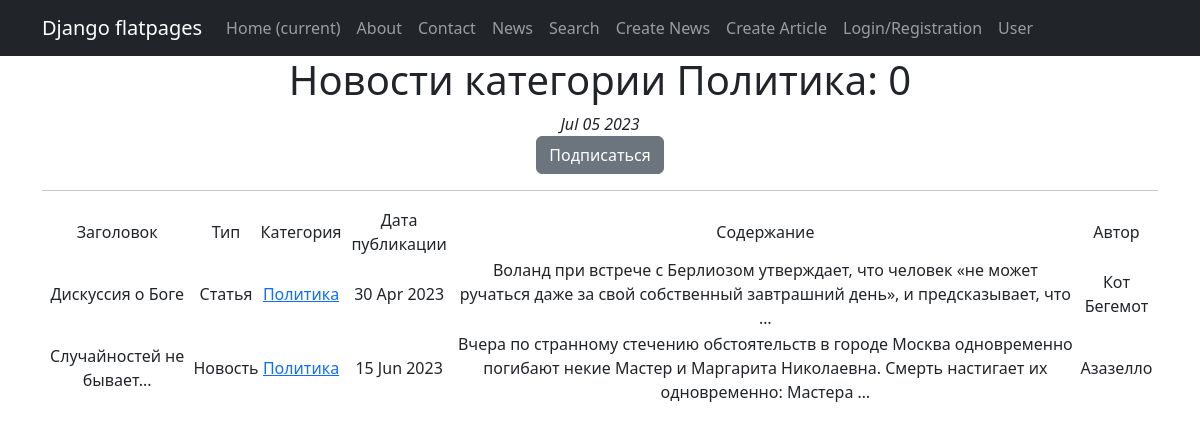
Screenshot of /categories/1 with the database file from the repository.
### news/models.py (models this page shows, shortened)
class Category(models.Model):
    category_name = models.CharField(max_length=255, unique=True)
    subscribers = models.ManyToManyField(User, related_name='categories')
    def __str__(self):
        return self.category_name

class Post(models.Model):
    article = 'AR'
    news = 'NW'
    POST_TYPE = [
        (article, 'Статья'),
        (news, 'Новость')
    ]
    post_type = models.CharField(max_length=2,
                                 choices=POST_TYPE)
    post_date_time = models.DateTimeField(auto_now_add=True)
    post_title = models.CharField(max_length=255)
    post_text = models.TextField()
    post_rating = models.IntegerField(default=0)
    author = models.ForeignKey('Author', on_delete=models.CASCADE)
    category = models.ManyToManyField('Category', through='PostCategory')

class Author(models.Model):
    author_rating = models.IntegerField(default=0)
    author = models.OneToOneField(User, on_delete=models.CASCADE)
    def __str__(self):
        return self.author.username

### news/views.py (the view)
# urls.py: path('categories/<int:pk>', CategoryListView.as_view(), name='category_list'),
class CategoryListView(ListView):
    model = Post
    template_name = 'category_list.html'
    context_object_name = 'category_news_list'
    def get_queryset(self):
        self.category = get_object_or_404(Category, id=self.kwargs['pk'])
        queryset = Post.objects.filter(category=self.category)
        return queryset
    def get_context_data(self, **kwargs):
        context = super().get_context_data(**kwargs)
        context['is_not_subscriber'] = self.request.user not in self.category.subscribers.all()
        context['category'] = self.category
        return context

### news/templatetags/custom_filters.py (called while the page is built)
@register.filter()
def censor(value):
    words = value.split()
    corrected_words = []
    for word in words:
        if word.lower() in restricted_words:
            word = word = list(word)[0] + ''.join([i.replace(i, "*") for i in list(word)[1:-1]]) + list(word)[-1]
            corrected_words.append(word)
        else:
            corrected_words.append(word)
    corrected_words = ' '.join(corrected_words)
    return corrected_words

### news/templatetags/custom_tags.py (called while the page is built)
@register.simple_tag()
def current_time(format_string='%b %d %Y'):
    return datetime.utcnow().strftime(format_string)

### templates/category_list.html (shortened to what this page needs)
{% extends 'flatpages/default.html' %}
{% load custom_filters %}
{% load custom_tags %}
{% block content %}
    <h1> Новости категории {{ category }}: {{ news|length }} </h1>
    <em>{% current_time %}</em>
        {% if is_not_subscriber %}
            <p class="text-center"><a href="{% url 'subscribe' category.id %}" class="btn btn-secondary btn-sn">Подписаться</a> </p>
        {% endif %}
    <hr>
    {% if category_news_list %}
        <table>
            <tr>
                <td> Заголовок </td>
                <td> Тип </td>
                <td> Категория </td>
                <td> Дата публикации </td>
                <td> Содержание </td>
                <td> Автор </td>
            </tr>
            {% for one_news in category_news_list %}
            <tr>
                <td> {{ one_news.post_title }} </td>
                <td> {% if one_news.post_type == 'NW' %}
                      Новость
                     {% elif one_news.post_type == 'AR' %}
                      Статья
                     {% endif %}
                </td>
                <td>
                    {% for category in one_news.category.all %}
                        <a href="{% url 'category_list' category.id %}">{{ category }}</a>
                    {% endfor %}
                </td>
                <td> {{ one_news.post_date_time|date:'d M Y' }} </td>
                <td> {{ one_news.post_text|truncatewords:20|censor }} </td>
                <td> {{ one_news.author }} </td>
            </tr>
            {% endfor %}
        </table>
    {% else %}
        <h2> Новостей в категории {{ category }} на сегодня нет </h2>
    {% endif %}
{% endblock content %}

### rows the page displays
Category: category_name "Политика"
Post: post_title "Дискуссия о Боге", post_type "Статья", post_date_time "30 Apr 2023", post_text|censor "Воланд при встрече с Берлиозом утверждает, что человек «не может ручаться даже за свой собственный завтрашний день», и предсказывает, что …", author "Кот Бегемот"
Post: post_title "Случайностей не бывает...", post_type "Новость", post_date_time "15 Jun 2023", post_text|censor "Вчера по странному стечению обстоятельств в городе Москва одновременно погибают некие Мастер и Маргарита Николаевна. Смерть настигает их одновременно: Мастера …", author "Азазелло"

### other values shown
{{ news|length }} "0"
